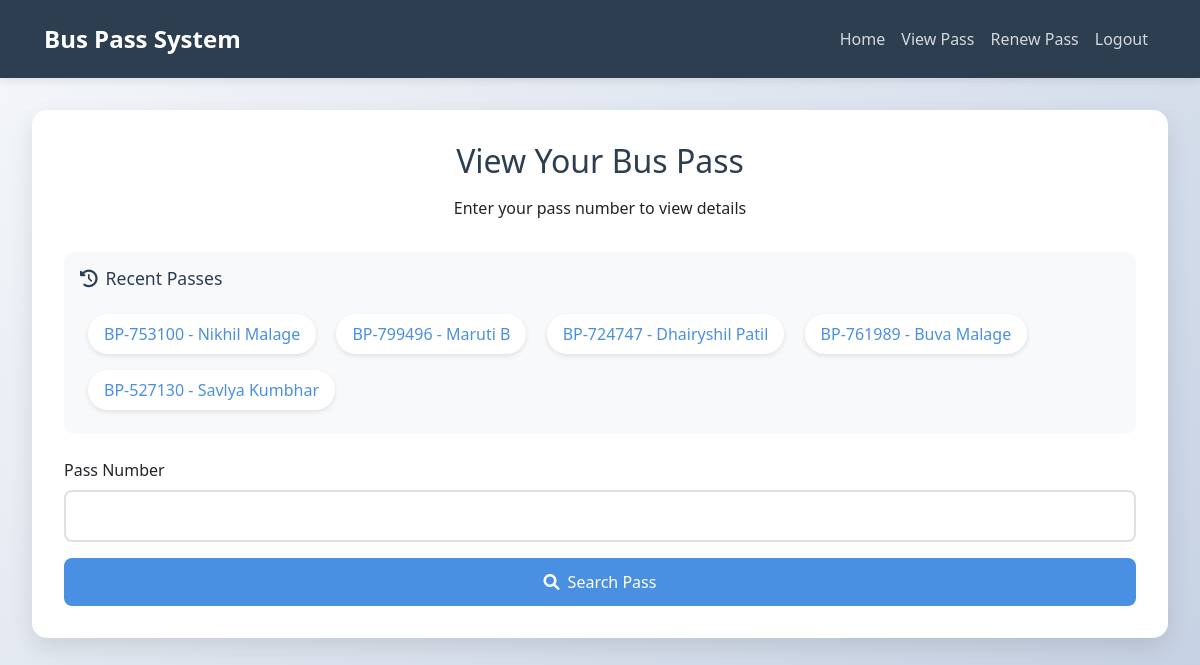
Page /view_pass (signed in) on the committed database.
### tables this page shows
CREATE TABLE bus_passes (
            id INTEGER PRIMARY KEY AUTOINCREMENT,
            name TEXT NOT NULL,
            email TEXT NOT NULL,
            age INTEGER NOT NULL,
            pass_number TEXT NOT NULL UNIQUE,
            valid_until DATE NOT NULL,
            mobile_no TEXT NOT NULL,
            district TEXT NOT NULL,
            photo_data TEXT,  -- Store base64 image data
            qr_code TEXT,
            created_at TIMESTAMP DEFAULT CURRENT_TIMESTAMP
        );

### Pass.py (the view, shortened to what this page needs)
@app.route('/view_pass', methods=['GET', 'POST'])
@login_required
def view_pass():
    if request.method == 'POST':
        pass_number = request.form.get('pass_number')
    else:
        pass_number = request.args.get('pass_number')
    print(f"Received pass number: {pass_number}")  # Debug log
    try:
        conn = get_db_connection()
        cursor = conn.cursor()
        cursor.execute('''
            SELECT pass_number, name
            FROM bus_passes
            ORDER BY created_at DESC
            LIMIT 5
        ''')
        recent_passes = cursor.fetchall()
        pass_details = None
        print(f"Rendering template with pass_details: {pass_details}")  # Debug log
        return render_template('view_pass.html',
                            pass_details=pass_details,
                            recent_passes=recent_passes)
    finally:
        if conn:
            conn.close()

### Pass.py (called while the page is built)
def login_required(f):
    @wraps(f)
    def decorated_function(*args, **kwargs):
        if 'user_id' not in session:
            flash('Please login to access this page', 'error')
            return redirect(url_for('login'))
        return f(*args, **kwargs)
    return decorated_function

### templates/view_pass.html (shortened to what this page needs)
<!DOCTYPE html>
<html lang="en">
<head>
    <link href="https://cdn.jsdelivr.net/npm/bootstrap@5.3.0/dist/css/bootstrap.min.css" rel="stylesheet">
    <link href="https://cdnjs.cloudflare.com/ajax/libs/font-awesome/6.0.0/css/all.min.css" rel="stylesheet">
</head>
<body>
    <nav class="navbar navbar-expand-lg navbar-dark">
        <div class="container">
            <a class="navbar-brand" href="{{ url_for('index') }}">Bus Pass System</a>
            <div class="collapse navbar-collapse" id="navbarNav">
                <ul class="navbar-nav ms-auto">
                    <li class="nav-item">
                        <a class="nav-link" href="{{ url_for('index') }}">Home</a>
                    </li>
                    {% if session.get('user_id') %}
                        <li class="nav-item">
                            <a class="nav-link" href="{{ url_for('view_pass') }}">View Pass</a>
                        </li>
                        <li class="nav-item">
                            <a class="nav-link" href="{{ url_for('renew') }}">Renew Pass</a>
                        </li>
                        <li class="nav-item">
                            <a class="nav-link" href="{{ url_for('logout') }}">Logout</a>
                        </li>
                    {% endif %}
                </ul>
            </div>
        </div>
    </nav>
    <div class="main-content">
        <div class="search-container">
            <div class="search-header">
                <h2>View Your Bus Pass</h2>
                <p>Enter your pass number to view details</p>
            </div>
            {% if recent_passes %}
            <div class="recent-passes">
                <h4><i class="fas fa-history me-2"></i>Recent Passes</h4>
                <div>
                    {% for pass in recent_passes %}
                    <div class="recent-pass-item">
                        <a href="{{ url_for('view_pass', pass_number=pass['pass_number']) }}"
                           data-pass-number="{{ pass['pass_number'] }}"
                           data-pass-name="{{ pass['name'] }}">
                            {{ pass['pass_number'] }} - {{ pass['name'] }}
                        </a>
                    </div>
                    {% endfor %}
                </div>
            </div>
            {% endif %}
            <form method="GET" action="{{ url_for('view_pass') }}" class="search-form">
                <div class="mb-3">
                    <label for="pass_number" class="form-label">Pass Number</label>
                    <input type="text" class="form-control" id="pass_number" name="pass_number" required>
                </div>
                <div class="d-grid">
                    <button type="submit" class="btn btn-primary">
                        <i class="fas fa-search me-2"></i>Search Pass
                    </button>
                </div>
            </form>
        </div>
    </div>
</body>
</html>

### templates/view_pass.html (style rules this page uses)
:root { --primary-color: #4a90e2; --secondary-color: #2c3e50; --accent-color: #e74c3c; --success-color: #2ecc71; --info-color: #3498db; }
body { background: linear-gradient(135deg, #f5f7fa 0%, #c3cfe2 100%); min-height: 100vh; font-family: 'Segoe UI', Tahoma, Geneva, Verdana, sans-serif; }
.navbar { background: var(--secondary-color); padding: 1rem 2rem; box-shadow: 0 2px 10px rgba(0,0,0,0.1); }
.navbar-brand { color: white !important; font-size: 1.5rem; font-weight: bold; }
.nav-link { color: rgba(255,255,255,0.8) !important; transition: color 0.3s ease; }
.main-content { padding: 2rem; max-width: 1200px; margin: 0 auto; }
.search-container { background: white; padding: 2rem; border-radius: 15px; box-shadow: 0 10px 25px rgba(0, 0, 0, 0.1); margin-bottom: 2rem; animation: fadeIn 0.5s ease-out; }
.search-header { text-align: center; margin-bottom: 2rem; }
.search-header h2 { color: var(--secondary-color); margin-bottom: 1rem; }
.recent-passes { background: #f8f9fa; padding: 1rem; border-radius: 10px; margin-bottom: 1.5rem; }
.recent-passes h4 { color: var(--secondary-color); margin-bottom: 1rem; font-size: 1.1rem; }
.recent-pass-item { display: inline-block; margin: 0.5rem; padding: 0.5rem 1rem; background: white; border-radius: 20px; box-shadow: 0 2px 5px rgba(0,0,0,0.1); transition: all 0.3s ease; cursor: pointer; }
.recent-pass-item a { color: var(--primary-color); text-decoration: none; }
.form-control { border: 2px solid #e0e0e0; border-radius: 8px; padding: 12px; transition: all 0.3s ease; }
.btn-primary { background: var(--primary-color); border: none; padding: 12px 24px; border-radius: 8px; transition: all 0.3s ease; }

### rows in the picture
bus_passes: pass_number "BP-753100", name "Nikhil Malage"
bus_passes: pass_number "BP-799496", name "Maruti B"
bus_passes: pass_number "BP-724747", name "Dhairyshil Patil"
bus_passes: pass_number "BP-761989", name "Buva Malage"
bus_passes: pass_number "BP-527130", name "Savlya Kumbhar"
